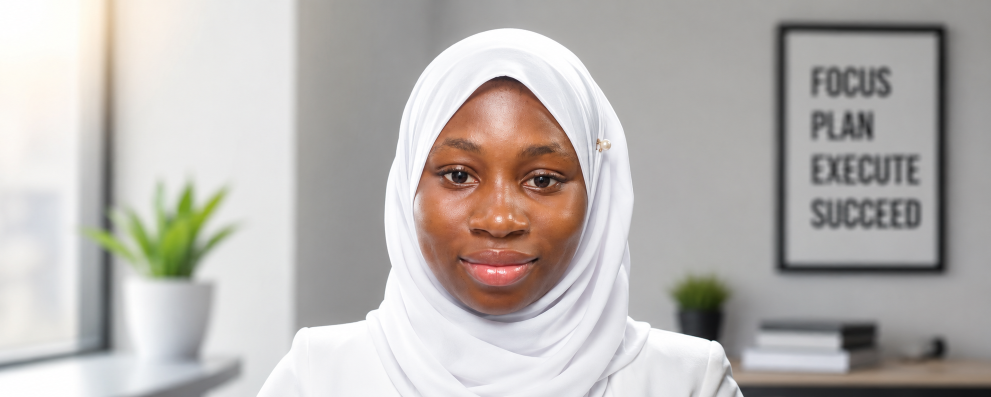
#> input picture upload/ChatGPT Image Jul 21, 2026, 12_30_38 PM.png, 1981 x 794 px, found by its file name (shown at 1/2 size)
$ python swap_photo.py
#> lines starting #> are read from the running program, lines starting #| are printed output that depends on the picture
"""Swap in Hanifah's new high resolution photo.

Source: upload/ChatGPT Image Jul 21, 2026, 12_30_38 PM.png (1981x794).
Output: public/hanifah-photo.png (800x1000, 4:5 portrait crop centered
on the face) which feeds all three placements on the site: the About
page portrait card, the home page About teaser tile, and the contact
page avatar.
"""
from PIL import Image

SRC = "/home/z/my-project/upload/ChatGPT Image Jul 21, 2026, 12_30_38 PM.png"
OUT = "/home/z/my-project/public/hanifah-photo.png"

img = Image.open(SRC).convert("RGB")
#> img is the input picture: PIL image 1981x794 RGB; mean R, G, B 184.4, 179.8, 176.6
W, H = img.size  # 1981 x 794
#> W = 1981; H = 794

# Face is horizontally centered around x ~= 990 (between the plant and
# the wall poster). To loosen the tight framing we extend the top and
# bottom with a mirrored, heavily blurred band (colors continue exactly
# at the seam, and the blur removes fold artifacts), then take a 4:5
# crop centered on the face.
from PIL import ImageFilter

face_x = 990
top_pad, bottom_pad = 90, 130

top_src = img.crop((0, 0, W, top_pad)).transpose(Image.FLIP_TOP_BOTTOM)
top_band = top_src.filter(ImageFilter.GaussianBlur(22))
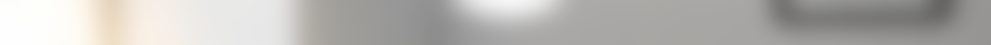
#> top_band: PIL image 1981x90 RGB (shown at 1/2 size); mean R, G, B 183.4, 181.4, 178.3
bottom_src = img.crop((0, H - bottom_pad, W, H)).transpose(Image.FLIP_TOP_BOTTOM)
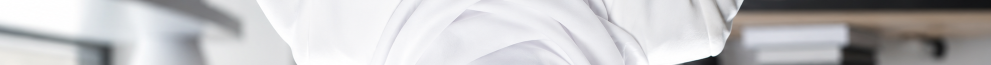
#> bottom_src: PIL image 1981x130 RGB (shown at 1/2 size); mean R, G, B 195.6, 194.9, 196.5
bottom_band = bottom_src.filter(ImageFilter.GaussianBlur(26))
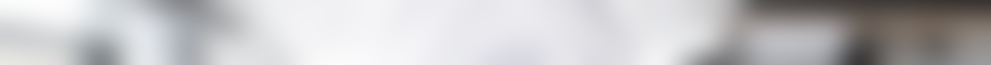
#> bottom_band: PIL image 1981x130 RGB (shown at 1/2 size); mean R, G, B 194.7, 194, 195.7

canvas = Image.new("RGB", (W, H + top_pad + bottom_pad))
#> canvas: PIL image 1981x1014 RGB; every value is 0
canvas.paste(top_band, (0, 0))
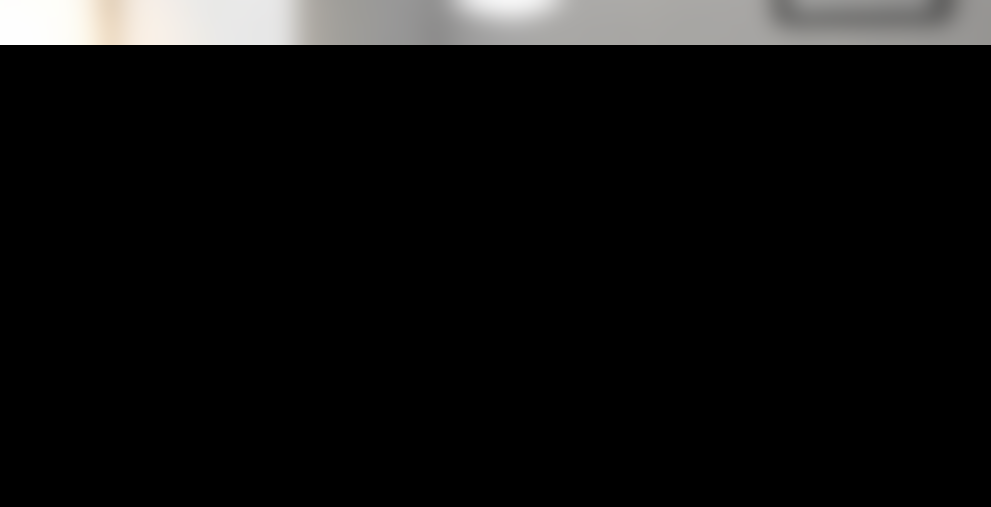
#> canvas: PIL image 1981x1014 RGB (shown at 1/2 size); mean R, G, B 16.3, 16.1, 15.8
canvas.paste(img, (0, top_pad))
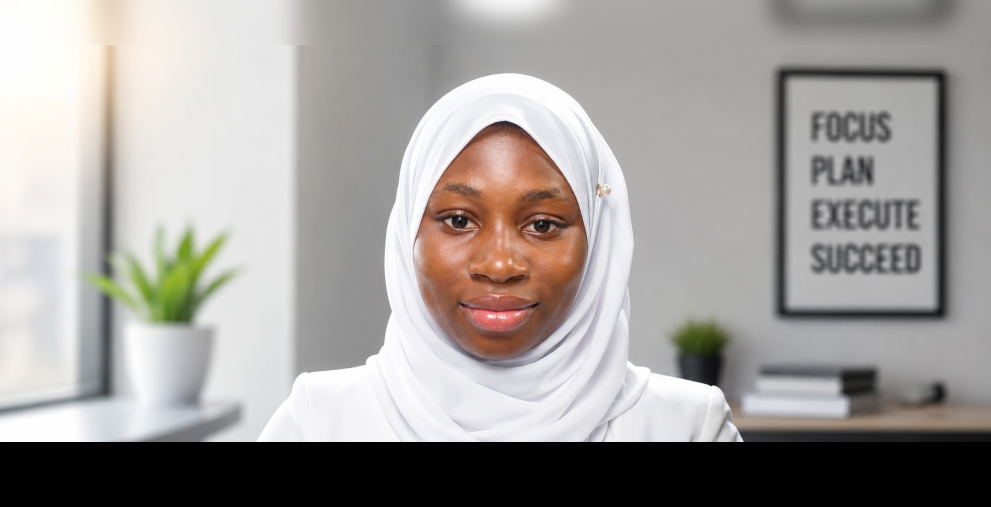
#> canvas: PIL image 1981x1014 RGB (shown at 1/2 size); mean R, G, B 160.6, 156.9, 154.1
canvas.paste(bottom_band, (0, top_pad + H))
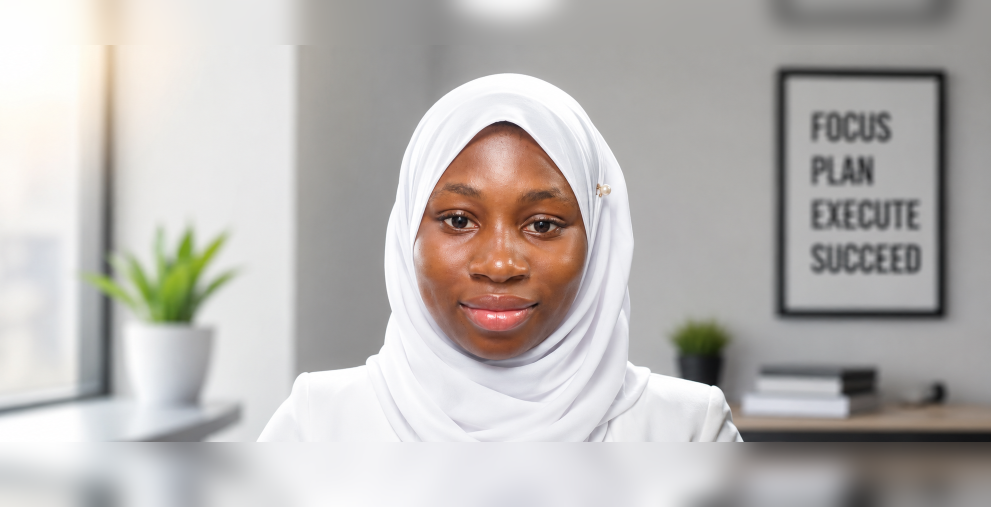
#> canvas: PIL image 1981x1014 RGB (shown at 1/2 size); mean R, G, B 185.6, 181.8, 179.2

H2 = canvas.size[1]
#> H2 = 1014
crop_w = round(H2 * 0.8)
#> crop_w = 811
left = max(0, min(W - crop_w, face_x - crop_w // 2))
#> left = 585
crop = canvas.crop((left, 0, left + crop_w, H2))
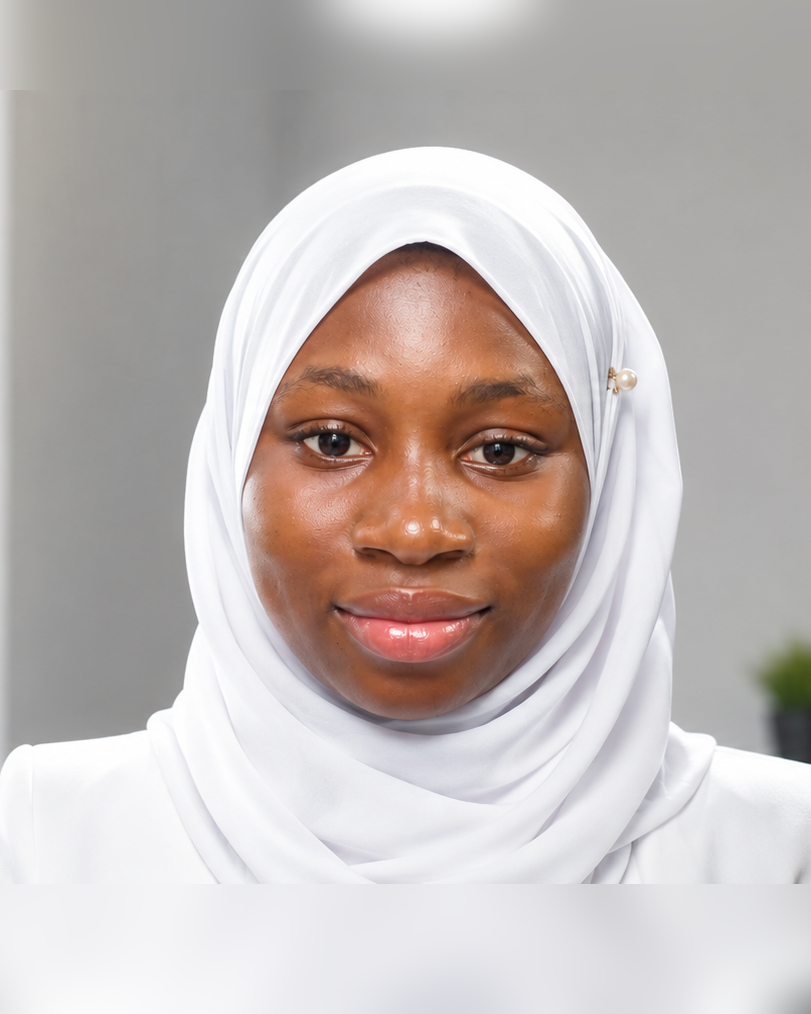
#> crop: PIL image 811x1014 RGB; mean R, G, B 192.8, 184.3, 182

# Mild upscale to 800x1000 so retina screens stay crisp
crop = crop.resize((800, 1000), Image.LANCZOS)
#> crop: PIL image 800x1000 RGB

crop.save(OUT, "PNG", optimize=True)
print("saved", OUT, crop.size, "crop box left:", left)
#| saved /home/z/my-project/public/hanifah-photo.png (800, 1000) crop box left: 585

import os
print("bytes:", os.path.getsize(OUT))

$ run again, with upload/ORDER.png copied over upload/ChatGPT Image Jul 21, 2026, 12_30_38 PM.png
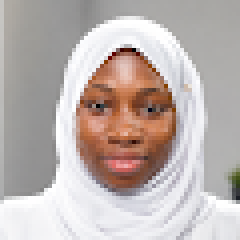
#> input picture upload/ORDER.png, 60 x 60 px, found by its file name (shown 4 times larger)
#> img is the input picture: PIL image 60x60 RGB; mean R, G, B 189.5, 178.4, 175
#> `canvas.paste(bottom_band, (0, top_pad + H))`:
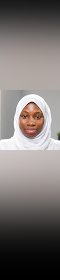
#> canvas: PIL image 60x280 RGB; mean R, G, B 121.3, 115.1, 113
#> `crop = canvas.crop((left, 0, left + crop_w, H2))`:
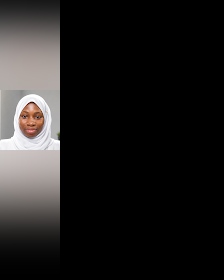
#> crop: PIL image 224x280 RGB; mean R, G, B 32.5, 30.8, 30.3
#| saved /home/z/my-project/public/hanifah-photo.png (800, 1000) crop box left: 0
